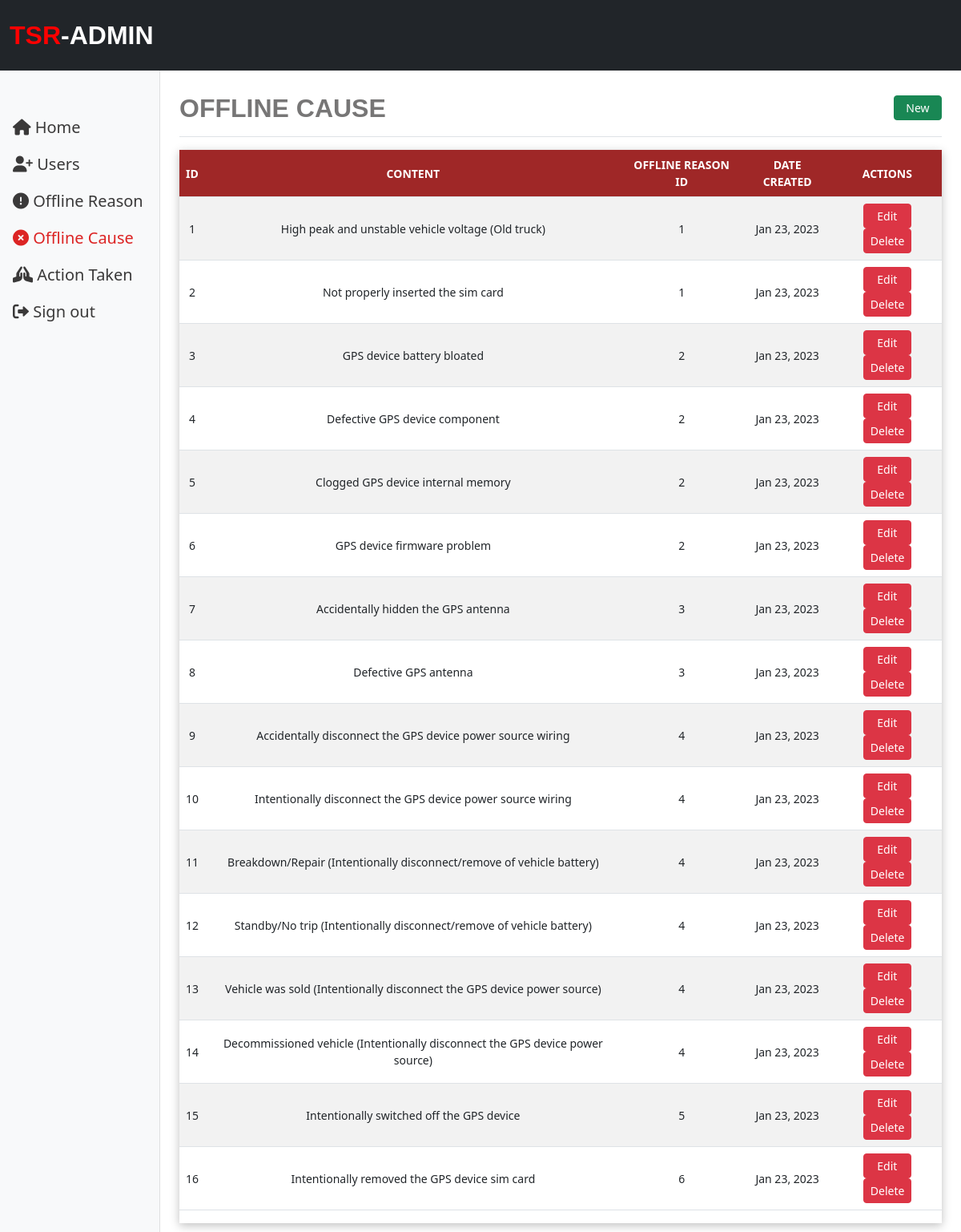
Page /admin/offline-cause/index.php on the committed database.
### tables this page shows
CREATE TABLE `tbl_cause_of_offline` (
  `cause_id` int(50) NOT NULL,
  `cause_of_offline_name` varchar(100) NOT NULL,
  `reason_for_offline_id` int(50) NOT NULL,
  `date_created` timestamp(6) NOT NULL DEFAULT current_timestamp(6) ON UPDATE current_timestamp(6)
);

### admin/offline-cause/index.php (the view, shortened to what this page needs)
<?php
include '../connection.php';
$query = "SELECT * FROM tbl_cause_of_offline";
$result = mysqli_query($dbc, $query);
?>
<?php include '../layouts/link.php'; ?>
<body>
<?php include '../layouts/navbar.php'; ?>
  <div class="container-fluid">
    <div class="row">
      <?php include 'sidebar.php'; ?>
      <main class="col-md-9 ms-sm-auto col-lg-10 px-md-4 main">
        <div class="d-flex justify-content-between flex-wrap flex-md-nowrap align-items-center pt-3 pb-2  border-bottom">
          <h2 class="s-header">OFFLINE CAUSE</h2>
          <div class="d-flex justify-content-center">
            <a href="new.php" class="btn btn-success btn-sm b-mt b-width">New</a>
          </div>
        </div>
        <div class="table-responsive mt-3 mb-5 bx-shadow">
          <table class="table table-striped table-md table-hover">
            <thead style="background: #9F2727;" >
              <tr class="text-white text-center" style="vertical-align:middle">
                <th>ID</th>
                <th>CONTENT</th>
                <th>OFFLINE REASON ID</th>
                <th>DATE CREATED</th>
                <th>ACTIONS</th>
              </tr>
            </thead>
            <tbody style="vertical-align:middle">
              <?php
              if (mysqli_num_rows($result) > 0) {
                while ($data = mysqli_fetch_assoc($result)) {
              ?>
                  <tr class="text-center">
                      <td><?php echo $data['cause_id']; ?></td>
                      <td><?php echo $data['cause_of_offline_name']; ?></td>
                      <td><?php echo $data['reason_for_offline_id']; ?></td>
                      <td><?php echo date('M d, Y', strtotime($data['date_created'])); ?></td>
                      <td>
                      <a href="edit.php?id=<?php echo $data['cause_id'];?>" class="btn btn-danger btn-sm b-width">Edit</a>
                      <a href="delete.php?id=<?php echo $data['cause_id'];?>" class="btn btn-danger btn-sm b-width">Delete</a>
                      </td>
                  </tr>
                <?php
                }
              } else {
                ?>
                <tr>
                  <td colspan="4">No Record</td>
                </tr>
              <?php } ?>
            </tbody>
          </table>
        </div>
      </main>
    </div>
  </div>
</body>
</html>

### admin/layouts/css/style.css (style rules this page uses)
.bx-shadow { box-shadow: 0px 3px 11px rgba(0, 0, 0, 0.25); }
.b-width { width: 60px; }
.s-header { font-family: Lucida, sans-serif; font-weight: 700; color: #777676; }
.b-mt { margin-top: -10px }

### admin/layouts/css/content.css (style rules this page uses)
body { font-size: .875rem; }
.main { margin-top: 100px; }

### rows in the picture
tbl_cause_of_offline: cause_id "1", cause_of_offline_name "High peak and unstable vehicle voltage (Old truck)", reason_for_offline "1", date_created "Jan 23, 2023"
tbl_cause_of_offline: cause_id "2", cause_of_offline_name "Not properly inserted the sim card", reason_for_offline "1", date_created "Jan 23, 2023"
tbl_cause_of_offline: cause_id "3", cause_of_offline_name "GPS device battery bloated", reason_for_offline "2", date_created "Jan 23, 2023"
tbl_cause_of_offline: cause_id "4", cause_of_offline_name "Defective GPS device component", reason_for_offline "2", date_created "Jan 23, 2023"
tbl_cause_of_offline: cause_id "5", cause_of_offline_name "Clogged GPS device internal memory", reason_for_offline "2", date_created "Jan 23, 2023"
tbl_cause_of_offline: cause_id "6", cause_of_offline_name "GPS device firmware problem", reason_for_offline "2", date_created "Jan 23, 2023"
tbl_cause_of_offline: cause_id "7", cause_of_offline_name "Accidentally hidden the GPS antenna", reason_for_offline "3", date_created "Jan 23, 2023"
tbl_cause_of_offline: cause_id "8", cause_of_offline_name "Defective GPS antenna", reason_for_offline "3", date_created "Jan 23, 2023"
tbl_cause_of_offline: cause_id "9", cause_of_offline_name "Accidentally disconnect the GPS device power source wiring", reason_for_offline "4", date_created "Jan 23, 2023"
tbl_cause_of_offline: cause_id "10", cause_of_offline_name "Intentionally disconnect the GPS device power source wiring", reason_for_offline "4", date_created "Jan 23, 2023"
tbl_cause_of_offline: cause_id "11", cause_of_offline_name "Breakdown/Repair (Intentionally disconnect/remove of vehicle battery)", reason_for_offline "4", date_created "Jan 23, 2023"
tbl_cause_of_offline: cause_id "12", cause_of_offline_name "Standby/No trip (Intentionally disconnect/remove of vehicle battery)", reason_for_offline "4", date_created "Jan 23, 2023"
tbl_cause_of_offline: cause_id "13", cause_of_offline_name "Vehicle was sold (Intentionally disconnect the GPS device power source)", reason_for_offline "4", date_created "Jan 23, 2023"
tbl_cause_of_offline: cause_id "14", cause_of_offline_name "Decommissioned vehicle (Intentionally disconnect the GPS device power source)", reason_for_offline "4", date_created "Jan 23, 2023"
tbl_cause_of_offline: cause_id "15", cause_of_offline_name "Intentionally switched off the GPS device", reason_for_offline "5", date_created "Jan 23, 2023"
tbl_cause_of_offline: cause_id "16", cause_of_offline_name "Intentionally removed the GPS device sim card", reason_for_offline "6", date_created "Jan 23, 2023"
